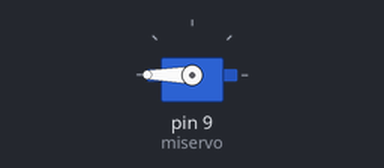
This sketch was run on a simulated Arduino Uno, built with avr-gcc and run on an emulated ATmega328P. On the bench: servo.

Above: at 0.1 s.
At 10.55 s:
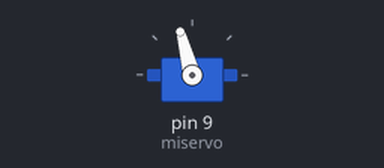
At 21.1 s:
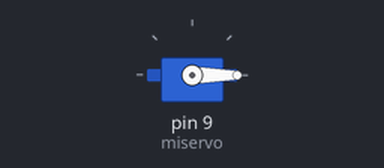
At 39.87 s:
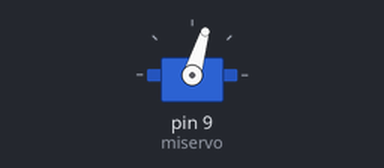
Timing chart, 0 to 40.0 s (numbered marks = the images above):
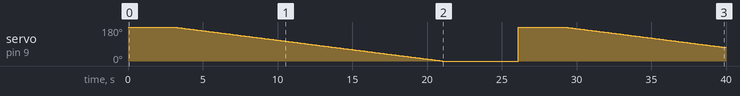

Measured:
- by itself, servo on pin 9 (miservo): 180° → 179° at 3.1 s, → 178° 0.10 s later, → 177° 0.10 s later, → 176° 0.10 s later, … (289 changes in this stretch)

The sketch:

E6_1_servo.ino
```cpp
#include <Servo.h>  // Servo's library

Servo miservo;  //It declares servo object
int angulo = 0;

void setup() {
  miservo.attach(9, 1000, 2000);  //Set the pin to attach the servo
}

void loop() {
  //Neutral position
  miservo.write(180);
  delay(3000);
  //Decrease the angle from 90
  for (angulo = 180; angulo >= 0; angulo--) {
    miservo.write(angulo);
    delay(100);
  }
  delay(5000);
}
```
